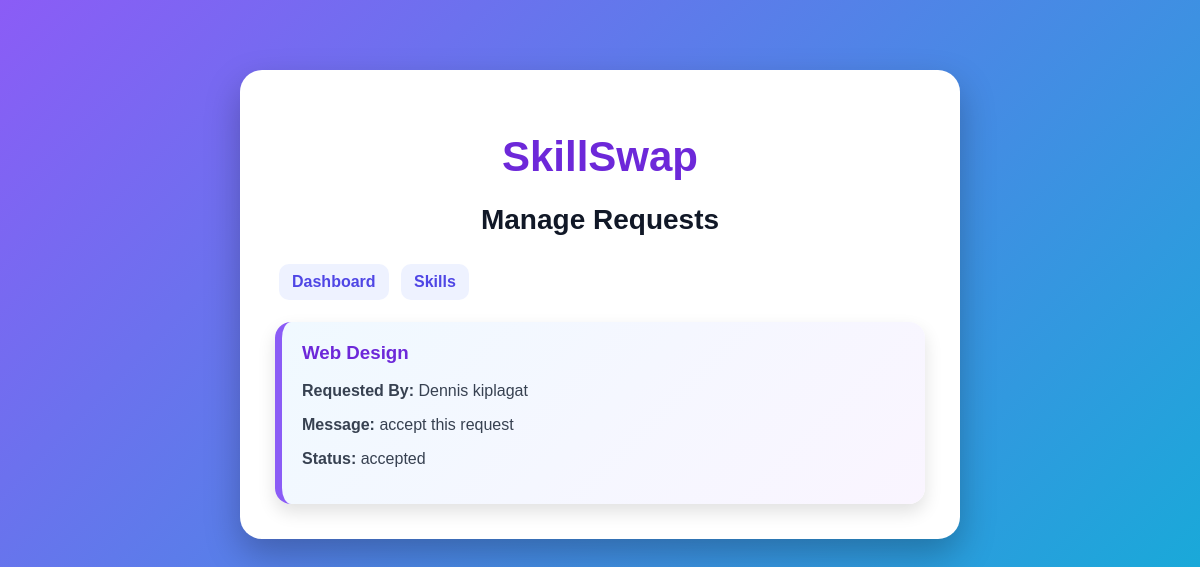
Page /manage_requests.php (signed in) on the committed database.
### tables this page shows
CREATE TABLE `requests` (
  `request_id` int(11) NOT NULL,
  `skill_id` int(11) NOT NULL,
  `requester_id` int(11) NOT NULL,
  `message` text NOT NULL,
  `status` enum('pending','accepted','rejected') DEFAULT 'pending',
  `created_at` timestamp NOT NULL DEFAULT current_timestamp()
);

CREATE TABLE `skills` (
  `skill_id` int(11) NOT NULL,
  `user_id` int(11) NOT NULL,
  `skill_title` varchar(100) NOT NULL,
  `category` varchar(80) NOT NULL,
  `description` text NOT NULL,
  `availability` varchar(100) NOT NULL,
  `created_at` timestamp NOT NULL DEFAULT current_timestamp()
);

CREATE TABLE `users` (
  `user_id` int(11) NOT NULL,
  `full_name` varchar(100) NOT NULL,
  `email` varchar(120) NOT NULL,
  `password` varchar(255) NOT NULL,
  `role` enum('admin','member') DEFAULT 'member',
  `created_at` timestamp NOT NULL DEFAULT current_timestamp()
);

### includes/auth.php (called while the page is built, shortened)
<?php
function clean($text) {
    return htmlspecialchars($text, ENT_QUOTES, 'UTF-8');
}
?>

### manage_requests.php (the view, shortened to what this page needs)
<?php
require "config/db.php";
require "includes/auth.php";
$stmt = $pdo->prepare("
    SELECT requests.*, skills.skill_title, users.full_name
    FROM requests
    JOIN skills ON requests.skill_id = skills.skill_id
    JOIN users ON requests.requester_id = users.user_id
    WHERE skills.user_id = ?
    ORDER BY requests.created_at DESC
");
$stmt->execute([$_SESSION['user_id']]);
$requests = $stmt->fetchAll(PDO::FETCH_ASSOC);
?>
<?php include "includes/header.php"; ?>
<h2>Manage Requests</h2>
<p>
    <a href="dashboard.php">Dashboard</a>
    <a href="skills.php">Skills</a>
</p>
<?php foreach ($requests as $request): ?>
<div class="card">
    <h3><?php echo clean($request['skill_title']); ?></h3>
    <p>
        <strong>Requested By:</strong>
        <?php echo clean($request['full_name']); ?>
    </p>
    <p>
        <strong>Message:</strong>
        <?php echo clean($request['message']); ?>
    </p>
    <p>
        <strong>Status:</strong>
        <?php echo clean($request['status']); ?>
    </p>
</div>
<?php endforeach; ?>
<?php include "includes/footer.php"; ?>

### public/style.css (style rules this page uses)
body { font-family: Arial, sans-serif; background: linear-gradient(135deg, #8b5cf6, #06b6d4); margin: 0; min-height: 100vh; }
h2 { text-align: center; font-size: 28px; color: #111827; }
p { color: #374151; font-size: 16px; }
a { display: inline-block; background: #eef2ff; color: #4f46e5; padding: 9px 13px; margin: 4px; border-radius: 10px; text-decoration: none; font-weight: bold; }
.card { background: linear-gradient(135deg, #f0f9ff, #faf5ff); padding: 20px; margin-top: 18px; border-radius: 16px; border-left: 7px solid #8b5cf6; box-shadow: 0 8px 18px rgba(0,0,0,0.12); }
.card h3 { color: #6d28d9; margin-top: 0; }

### rows in the picture
requests: skill.skill_title "Web Design", requester.full_name "Dennis kiplagat", message "accept this request", status "accepted"
